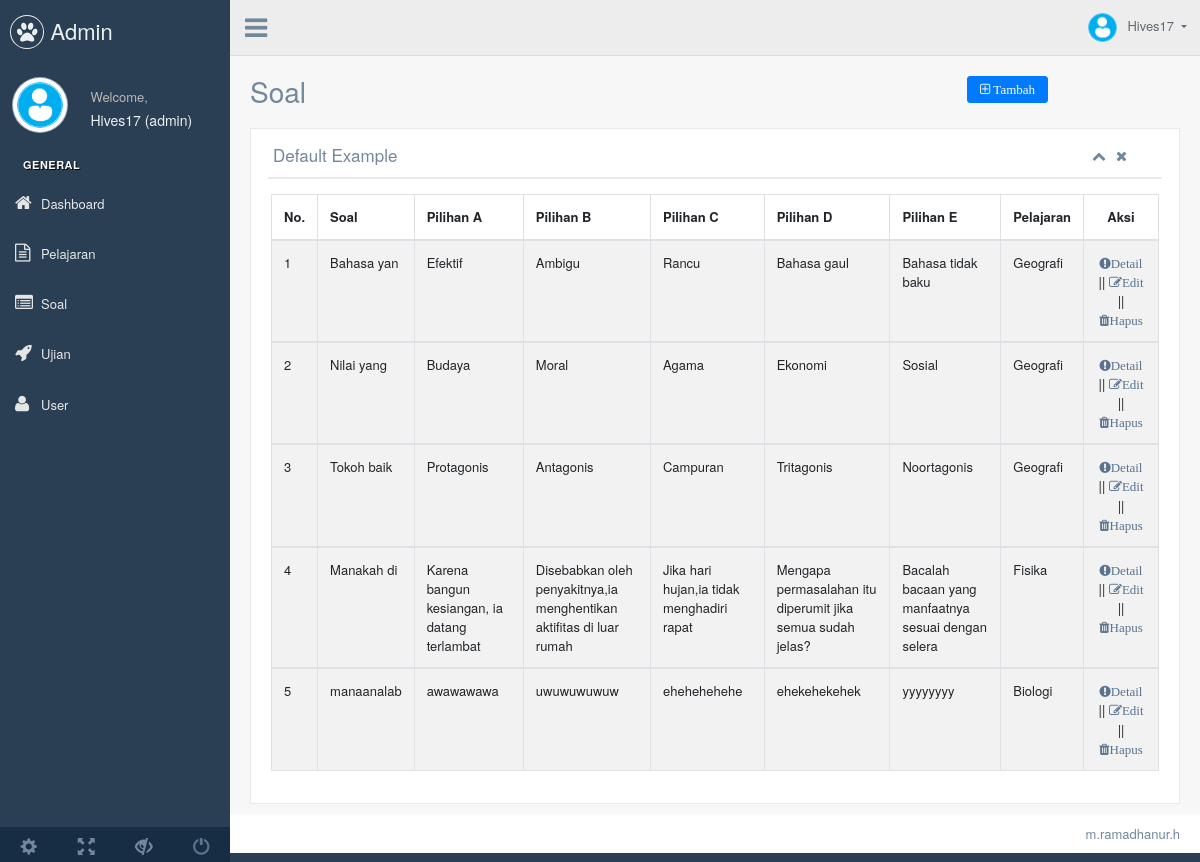
The app's page /admin/soal.php (signed in) with its own data.
### tables this page shows
CREATE TABLE `soal` (
  `id_soal` int(11) NOT NULL,
  `id_pel` int(11) NOT NULL,
  `soal` varchar(1000) NOT NULL,
  `pil_a` varchar(1000) NOT NULL,
  `pil_b` varchar(1000) NOT NULL,
  `pil_c` varchar(1000) NOT NULL,
  `pil_d` varchar(1000) NOT NULL,
  `pil_e` varchar(1000) NOT NULL,
  `kunci` varchar(20) NOT NULL
);

CREATE TABLE `pelajaran` (
  `id_pel` int(11) NOT NULL,
  `nama_pel` varchar(50) NOT NULL
);

### admin/soal.php (the view, shortened to what this page needs)
<!DOCTYPE html>
<html lang="en">
  <head>
    <link href="../template/vendors/bootstrap/dist/css/bootstrap.min.css" rel="stylesheet">
    <link href="../template/vendors/font-awesome/css/font-awesome.min.css" rel="stylesheet">
    <link href="../template/vendors/nprogress/nprogress.css" rel="stylesheet">
    <link href="../template/vendors/iCheck/skins/flat/green.css" rel="stylesheet">
    <link href="../template/vendors/bootstrap-progressbar/css/bootstrap-progressbar-3.3.4.min.css" rel="stylesheet">
    <link href="../template/vendors/jqvmap/dist/jqvmap.min.css" rel="stylesheet"/>
    <link href="../template/vendors/bootstrap-daterangepicker/daterangepicker.css" rel="stylesheet">
    <link href="../template/build/css/custom.min.css" rel="stylesheet">
  </head>
  <body class="nav-md">
    <div class="container body">
      <div class="main_container">
        <div class="col-md-3 left_col">
          <div class="left_col scroll-view">
            <div class="navbar nav_title" style="border: 0;">
              <a href="index.html" class="site_title"><i class="fa fa-paw"></i> <span>Admin</span></a>
            </div>
            <div class="profile clearfix">
              <div class="profile_pic">
                <img src="../template/production/images/iconuser.jpg" alt="..." class="img-circle profile_img">
              </div>
              <div class="profile_info">
                <span>Welcome,</span>
                <h2><?php echo ucfirst($_SESSION['username']); ?> (<?php echo $_SESSION['level']; ?>)</h2>
              </div>
            </div>
            <br />
            <div id="sidebar-menu" class="main_menu_side hidden-print main_menu">
              <div class="menu_section">
                <h3>General</h3>
                <ul class="nav side-menu">
                    <li><a href="halaman_admin.php"><i class="fa fa-home"></i>Dashboard</a></li>
                    <li><a href="pelajaran.php"><i class="fa fa-file-text-o"></i>Pelajaran</a></li>
                    <li><a href="soal.php"><i class="fa fa-list-alt"></i>Soal</a></li>
                    <li><a href="ujian.php"><i class="fa fa-rocket"></i>Ujian</a></li>
                    <li><a href="user.php"><i class="fa fa-user"></i>User</a></li>
                </ul>
              </div>
            </div>
            <div class="sidebar-footer hidden-small">
              <a data-toggle="tooltip" data-placement="top" title="Settings">
                <span class="glyphicon glyphicon-cog" aria-hidden="true"></span>
              </a>
              <a data-toggle="tooltip" data-placement="top" title="FullScreen">
                <span class="glyphicon glyphicon-fullscreen" aria-hidden="true"></span>
              </a>
              <a data-toggle="tooltip" data-placement="top" title="Lock">
                <span class="glyphicon glyphicon-eye-close" aria-hidden="true"></span>
              </a>
              <a data-toggle="tooltip" data-placement="top" title="Logout" href="../logout.php">
                <span class="glyphicon glyphicon-off" aria-hidden="true"></span>
              </a>
            </div>
          </div>
        </div>
        <div class="top_nav">
          <div class="nav_menu">
              <div class="nav toggle">
                <a id="menu_toggle"><i class="fa fa-bars"></i></a>
              </div>
              <nav class="nav navbar-nav">
              <ul class=" navbar-right">
                <li class="nav-item dropdown open" style="padding-left: 15px;">
                  <a href="javascript:;" class="user-profile dropdown-toggle" aria-haspopup="true" id="navbarDropdown" data-toggle="dropdown" aria-expanded="false">
                    <img src="../template/production/images/iconuser.jpg" alt=""><?php echo ucfirst($_SESSION['username']); ?>
                  </a>
                </li>
              </ul>
            </nav>
          </div>
        </div>
        <div class="right_col" role="main">
          <div class="">
            <div class="page-title">
              <div class="title_left">
                <h3>Soal</h3>
              </div>
              <div class="title_right">
                <div class="col-md-5 col-sm-5 col-xs-12 form-group pull-right top_search">
                  <div class="input-group">
                    <a href="soal_tambah.php"><button class="fa fa-plus-square-o btn btn-primary float-right" type="button"> Tambah</button></a>
                  </div>
                </div>
              </div>
            </div>
            <div class="clearfix"></div>
            <div class="row">
              <div class="col-md-12 col-sm-12 ">
                <div class="x_panel">
                  <div class="x_title">
                    <h2>Default Example <small>Soal</small></h2>
                    <ul class="nav navbar-right panel_toolbox">
                      <li><a class="collapse-link"><i class="fa fa-chevron-up"></i></a>
                      </li>
                      <li><a class="close-link"><i class="fa fa-close"></i></a>
                      </li>
                    </ul>
                    <div class="clearfix"></div>
                  </div>
                  <div class="x_content">
                      <div class="row">
                          <div class="col-sm-12">
                            <div class="card-box table-responsive">
                    <table id="datatable" class="table table-striped table-bordered" style="width:100%">
                      <thead>
                        <tr>
                          <th width="15px">No.</th>
                          <th>Soal</th>
                          <th>Pilihan A</th>
                          <th>Pilihan B</th>
                          <th>Pilihan C</th>
                          <th>Pilihan D</th>
                          <th>Pilihan E</th>
                          <th>Pelajaran</th>
                          <th class="text-center">Aksi</th>
                        </tr>
                        <?php
                        include '../koneksi.php';
                        $no = 1;
                        $data = mysqli_query($koneksi,"select * from soal, pelajaran where soal.id_pel = pelajaran.id_pel");
		                    while($sl = mysqli_fetch_array($data)){
                        ?>
                      </thead>
                      <tbody>
                        <tr>
                          <td><?php echo $no++; ?></td>
                          <td><?php echo substr($sl['soal'], 0, 10)?></td>
                          <td><?php echo $sl['pil_a']?></td>
                          <td><?php echo $sl['pil_b']?></td>
                          <td><?php echo $sl['pil_c']?></td>
                          <td><?php echo $sl['pil_d']?></td>
                          <td><?php echo $sl['pil_e']?></td>
                          <td><?php echo $sl['nama_pel']?></td>
                          <td class="text-center">
                            <a href="soal_detail.php?id=<?php echo $sl['id_soal']; ?>" class="fa fa-exclamation-circle">Detail</a>
                            ||
                            <a href="soal_edit.php?id=<?php echo $sl['id_soal']; ?>" class="fa fa-pencil-square-o">Edit</a>
                            ||
                            <a href="delete_aksi_soal.php?id=<?php echo $sl['id_soal']; ?>" class="fa fa-trash">Hapus</a>
                          </td>
                        </tr>
                        <?php
                        }
                        ?>
                      </tbody>
                    </table>
                  </div>
                  </div>
              </div>
            </div>
                </div>
              </div>
            </div>
          </div>
        </div>
        <footer>
          <div class="pull-right">
            m.ramadhanur.h
          </div>
          <div class="clearfix"></div>
        </footer>
      </div>
    </div>
  </body>
</html>

### records on screen
soal: soal "Bahasa yan", pil_a "Efektif", pil_b "Ambigu", pil_c "Rancu", pil_d "Bahasa gaul", pil_e "Bahasa tidak baku", id_pel.nama_pel "Geografi"
soal: soal "Nilai yang", pil_a "Budaya", pil_b "Moral", pil_c "Agama", pil_d "Ekonomi", pil_e "Sosial", id_pel.nama_pel "Geografi"
soal: soal "Tokoh baik", pil_a "Protagonis", pil_b "Antagonis", pil_c "Campuran", pil_d "Tritagonis", pil_e "Noortagonis", id_pel.nama_pel "Geografi"
soal: soal "Manakah di", pil_a "Karena bangun kesiangan, ia datang terlambat", pil_b "Disebabkan oleh penyakitnya,ia menghentikan aktifitas di luar rumah", pil_c "Jika hari hujan,ia tidak menghadiri rapat", pil_d "Mengapa permasalahan itu diperumit jika semua sudah jelas?", pil_e "Bacalah bacaan yang manfaatnya sesuai dengan selera", id_pel.nama_pel "Fisika"
soal: soal "manaanalab", pil_a "awawawawa", pil_b "uwuwuwuwuw", pil_c "ehehehehehe", pil_d "ehekehekehek", pil_e "yyyyyyyy", id_pel.nama_pel "Biologi"

### other values on screen
$_SESSION['username'] "Hives17"
$_SESSION['level'] "admin"
